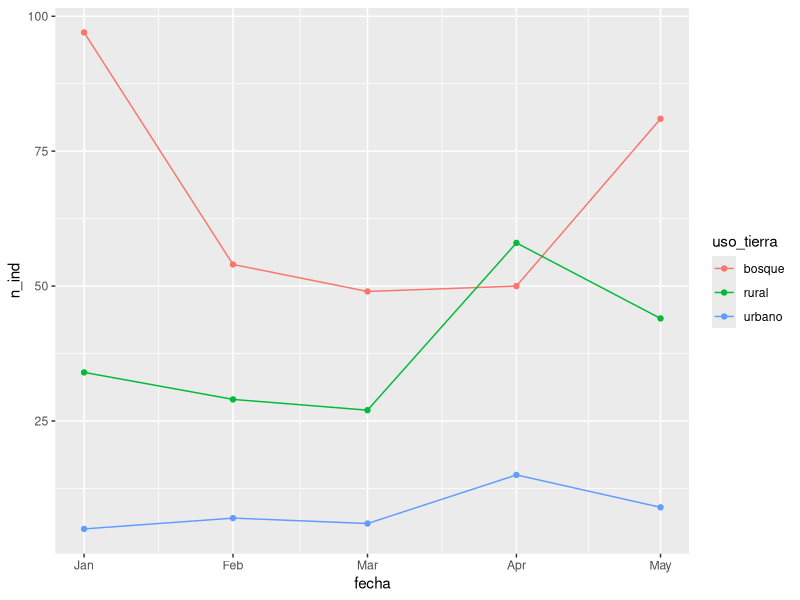
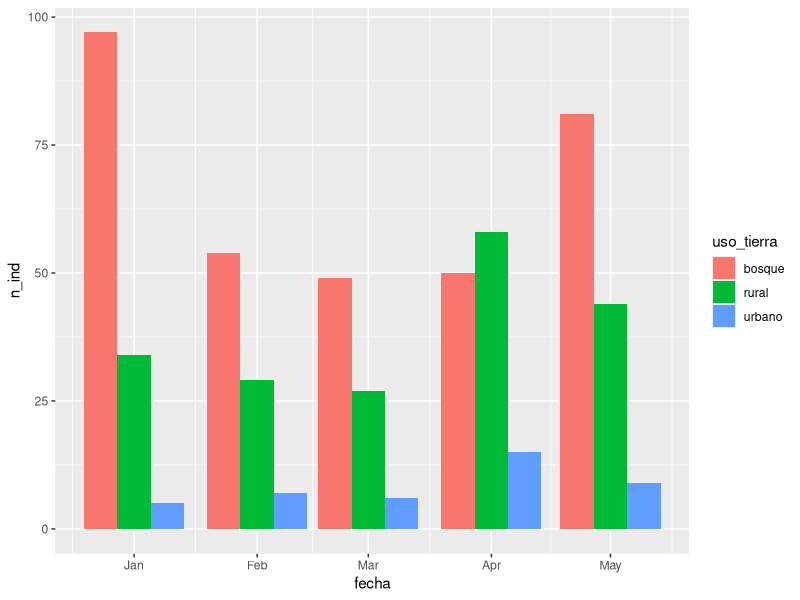
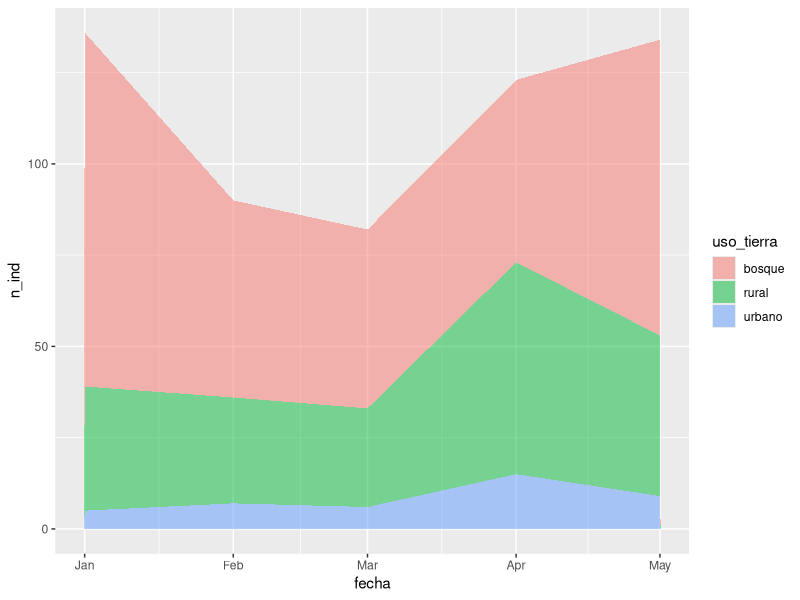

These charts were generated, in order, by the following R code:

# Paquetes --------------------------------------------------
library(tidyverse)
library(lubridate)

## Datos -----------------------------------------------------

# Dato de tipo 'date' (tiempo)
fecha <- c("2021-01-01", "2021-02-01", "2021-03-01", "2021-04-01", "2021-05-01") %>%
  as.Date()

head(fecha)

class(fecha)

# Numero de individuos recorridos en campo
rural <- sample(15:60, 5)
urbano <- sample(5:15, 5)
bosque <- sample(30:100, 5)

# Todo en un data.frame
datos <- data.frame(rural, urbano, bosque, fecha) %>% # data frame con los datos
  pivot_longer(-fecha, # paa cambiar el formato (menos la columna fecha)
               names_to = "uso_tierra", # para los nombres para col "uso_tierra"
               values_to = "n_ind") # numero de individuos por uso de la tierra

head(datos) # tab final - tibble
names(datos) # variables en la tabla

## Graficos temp. ---------------------------------------------

# Grafico de linea
datos %>% 
  ggplot(aes(x = fecha, y = n_ind, color = uso_tierra)) +
  geom_line() + 
  geom_point() 

# Grafico barplot
datos %>% 
  ggplot(aes(x = fecha, y = n_ind, fill = uso_tierra)) +
  geom_bar(position="dodge", stat="identity")

# Grafico de área
datos %>% 
  ggplot(aes(x = fecha, y = n_ind, fill = uso_tierra)) +
  geom_area(alpha=0.5)

